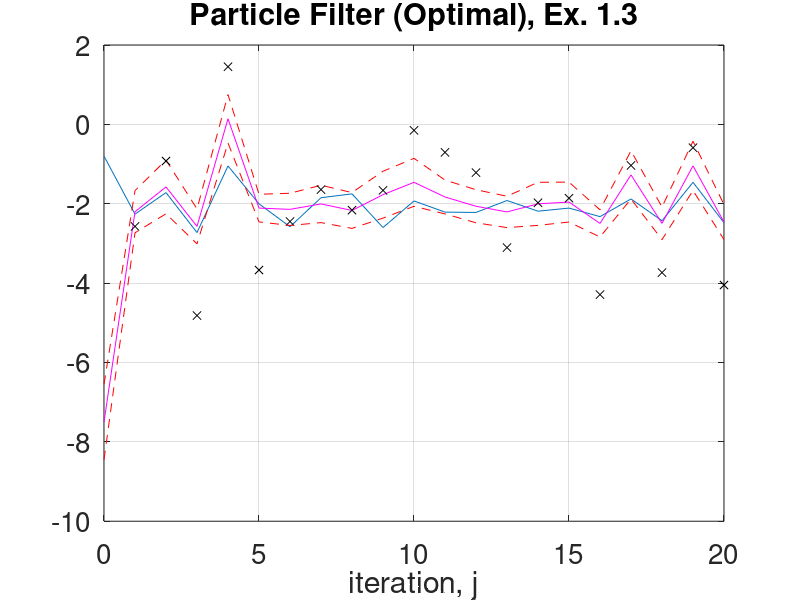

Write MATLAB code to recreate this figure.
clear;set(0,'defaultaxesfontsize',20);format long
%%% p15.m Particle Filter (SIRS, OP), sin map (Ex. 1.3)
%% setup

J=1e3;% number of steps
alpha=2.5;% dynamics determined by alpha
gamma=1;% observational noise variance is gamma^2
sigma=3e-1;% dynamics noise variance is sigma^2
C0=9e-2;% prior initial condition variance
m0=0;% prior initial condition mean
sd=1;rng(sd);% choose random number seed
N=100;% number of ensemble members

m=zeros(J,1);v=m;y=m;c=m;U=zeros(J,N);% pre-allocate
v(1)=m0+sqrt(C0)*randn;% initial truth
m(1)=10*randn;% initial mean/estimate
c(1)=10*C0;H=1;% initial covariance and observation operator
U(1,:)=m(1)+sqrt(c(1))*randn(1,N);m(1)=sum(U(1,:))/N;% initial ensemble

%% solution % Assimilate!

for j=1:J   
    
    v(j+1)=alpha*sin(v(j)) + sigma*randn;% truth
    y(j)=H*v(j+1)+gamma*randn;% observation
      
    Sig=inv(inv(sigma^2)+H'*inv(gamma^2)*H);% optimal proposal covariance
    em=Sig*(inv(sigma^2)*alpha*sin(U(j,:))+H'*inv(gamma^2)*y(j));% proposal mean
    Uhat=em+sqrt(Sig)*randn(1,N);% ensemble optimally importance sampled     
    
    d=y(j)-H*alpha*sin(U(j,:));% ensemble innovation   
    what=exp(-1/2/(sigma^2+gamma^2)*d.^2);% weight update
    w=what/sum(what);% normalize predict weights 
    
    ws=cumsum(w);% resample: compute cdf of weights
    for n=1:N
        ix=find(ws>rand,1,'first');% resample: draw rand \sim U[0,1] and 
        % find the index of the particle corresponding to the first time 
        % the cdf of the weights exceeds rand.
        U(j+1,n)=Uhat(ix);% resample: reset the nth particle to the one 
        % with the given index above
    end
    
    m(j+1)=sum(U(j+1,:))/N;% estimator update
    c(j+1)=(U(j+1,:)-m(j+1))*(U(j+1,:)-m(j+1))'/N;% covariance update

end

js=21;%plot truth, mean, standard deviation, observations
figure;plot([0:js-1],v(1:js));hold;plot([0:js-1],m(1:js),'m');
plot([0:js-1],m(1:js)+sqrt(c(1:js)),'r--');plot([1:js-1],y(1:js-1),'kx');
plot([0:js-1],m(1:js)-sqrt(c(1:js)),'r--');hold;grid;xlabel('iteration, j');
title('Particle Filter (Optimal), Ex. 1.3');
